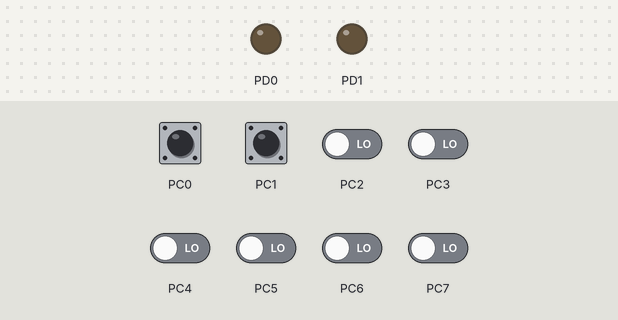
A program run on a simulated ATmega32, built with avr-gcc and emulated at 8 MHz. Parts: output pins drawn as LEDs (lit = HIGH). Inputs (shaded band) come from the test bench; at power-on: PC0, PC1 HIGH, PC2–7 LOW.

Above: at 1.2 s.
1.3 s: PC0 pulled LOW for 0.15 s
At 1.4 s:
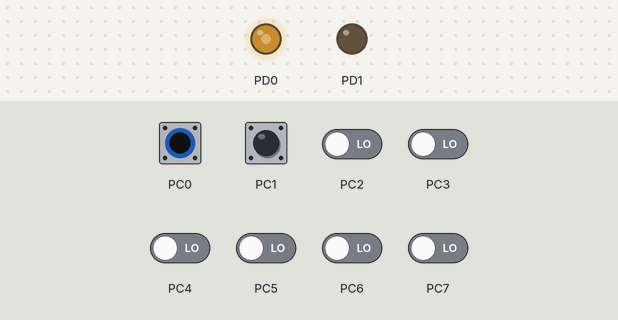
3.0 s: PC1 pulled LOW for 0.15 s
At 3.1 s:
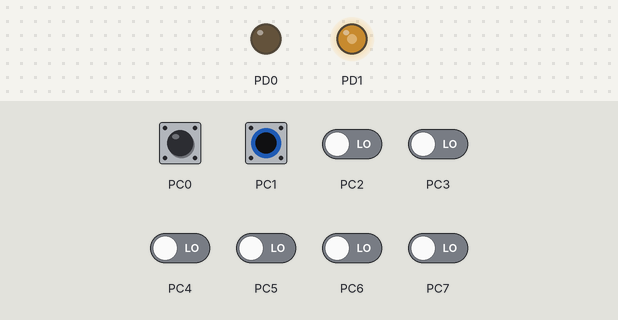
4.7 s: PC0 pulled LOW for 1 s
At 6.9 s:
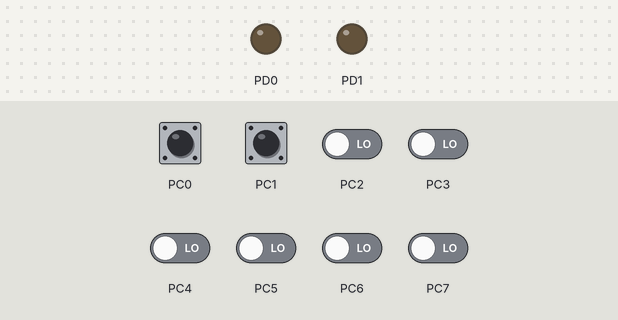
7.2 s: PC0 driven LOW and PC1 driven LOW
At 8.3 s:
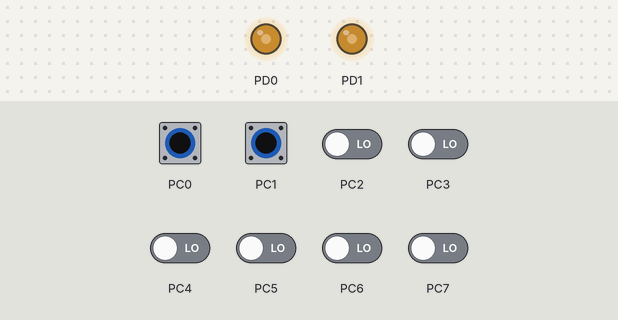
8.7 s: PC0 driven HIGH
At 9.9 s:
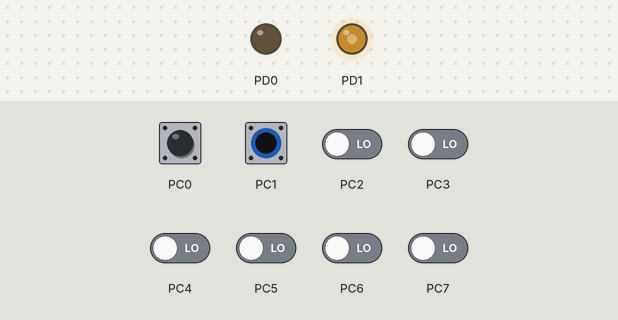
10.2 s: PC0 driven LOW
At 10.6 s:
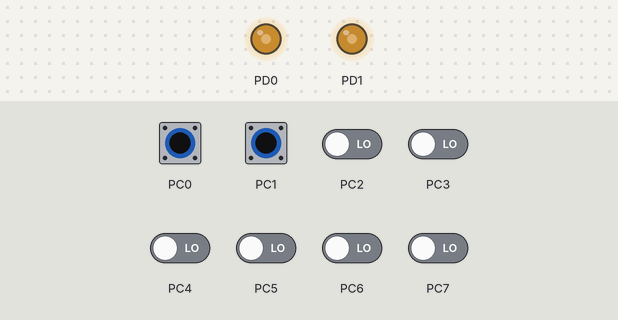
Timing chart, 0 to 12.7 s (numbered marks = the images above; inputs shaded):
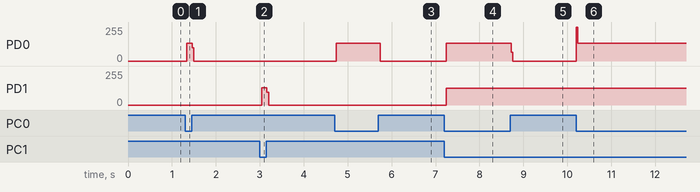

Measured:
- after the input at 1.3 s, PD0: 0/255 → 132/255 at once, → 0/255 0.12 s later
- after the input at 3.0 s, PD1: 0/255 → 130/255 at once, → 0/255 0.12 s later
- after the input at 4.7 s, PD0: 0/255 → 132/255 at once, → 0/255 1.0 s later
- after the input at 7.2 s, PD0: 0/255 → 132/255 at once; PD1: 0/255 → 127/255 at once
- after the input at 8.7 s, PD0: 132/255 → 0/255 at once
- after the input at 10.2 s, PD0: 0/255 → 132/255 at once

The program:

main.c
```c
/*
 * main.c
 *
 *  Created on: Dec 13, 2023
 *      Author: Aml
 */
#include "BIT_MATH.h"
#include "STD_TYPES.h"
#include "DIO_interface.h"
#include "util/delay.h"

#define a 0
#define b 1

int main ()
{


#if a

	AVR_DIO_SetPinDirection(DIO_PORTB,DIO_PIN0,DIO_OUTPUT);   //DDR reg is output
		while (1)
		{
			AVR_DIO_SetPinValue(DIO_PORTB,DIO_PIN0,DIO_HIGH);  		// PORT reg is high
			_delay_ms(100);
			AVR_DIO_SetPinValue(DIO_PORTB,DIO_PIN0,DIO_LOW);  		// PORT reg is low
			_delay_ms(100);

		}

#endif

#if b

		/*for motor*/
	MDIO_vSetPinDirection(PORTD,PIN0,DIO_OUTPUT);
	MDIO_vSetPinDirection(PORTD,PIN1,DIO_OUTPUT);

		/*for switch*/
	MDIO_vSetPinDirection(PORTC,PIN0,DIO_INPUT);
	MDIO_vSetPinDirection(PORTC,PIN1,DIO_INPUT);
		/*for pull-up*/
	MDIO_vSetPinValue(PORTC,PIN0,DIO_HIGH);
	MDIO_vSetPinValue(PORTC,PIN1,DIO_HIGH);

	u8 ClW;
	u8 Anti_Clw;

	while (1)
	{

		ClW =MDIO_GetPinValue(PORTC,PIN0);
		if (0==ClW)
		{
			MDIO_vSetPinValue(PORTD,PIN0,DIO_HIGH);
			MDIO_vSetPinValue(PORTD,PIN1,DIO_LOW);

		}
		else if (1==ClW)
		{
			MDIO_vSetPinValue(PORTD,PIN0,DIO_LOW);
			MDIO_vSetPinValue(PORTD,PIN1,DIO_LOW);
		}
		else {}

		Anti_Clw=MDIO_GetPinValue(PORTC,PIN1);
		if (0==Anti_Clw)
		{
			MDIO_vSetPinValue(PORTD,PIN0,DIO_LOW);
			MDIO_vSetPinValue(PORTD,PIN1,DIO_HIGH);
		}
		else if (1==Anti_Clw)
		{
			MDIO_vSetPinValue(PORTD,PIN0,DIO_LOW);
			MDIO_vSetPinValue(PORTD,PIN1,DIO_LOW);
		}
		else{/*do  nothing */}

	}

#endif


}
```

BIT_MATH.h
```c
/*********************************************
 * Author:          Sondos Ghieth
 * Creation Data:   22 OCT, 2022
 * Version:         v1.0
 * Compiler:        GNU GCC
 ********************************************/

 /* Header Guard File */
 #ifndef BIT_MATH_H
 #define BIT_MATH_H

 /*  function like macro to Manipulate Over specific bit     */
 #define SET_BIT(REG_NAME,BIT_NUM)         (REG_NAME |=(1 << BIT_NUM))
 #define CLR_BIT(REG_NAME,BIT_NUM)         (REG_NAME &=(~(1 << BIT_NUM)))
 #define TOG_BIT(REG_NAME,BIT_NUM)         (REG_NAME ^=(1 << BIT_NUM))
 #define GET_BIT(REG_NAME,BIT_NUM)         ((REG_NAME >> BIT_NUM) & 0x01)


 #endif
```

DIO_interface.h
```c
/*
 * DIO_interface.h
 *
 *  Created on: Dec 9, 2023
 *      Author: Aml
 */

#ifndef DIO_INTERFACE_H_
#define DIO_INTERFACE_H_

#include "DIO_private.h"


#define PORTA 0
#define PORTB 1
#define PORTC 2
#define PORTD 3

#define PIN0 0
#define PIN1 1
#define PIN2 2
#define PIN3 3
#define PIN4 4
#define PIN5 5
#define PIN6 6
#define PIN7 7

#define DIO_OUTPUT 0xff
#define DIO_INPUT 0

#define DIO_HIGH 1
#define DIO_LOW 0


/************************************************************************************************************/
/*	function name:		void MDIO_vSetPortDirection( u8 copy_u8port,u8 copy_u8PortDirection)
 * 	function inputs:	Port number , value to be input  or output
 * 	function outputs:	void
 */
/************************************************************************************************************/
void MDIO_vSetPortDirection( u8 copy_u8port,u8 copy_u8PortDirection);


/************************************************************************************************************/
/*	function name:		void MDIO_vSetPortValue( u8 copy_u8port,u8 copy_u8PortValue)
 * 	function inputs:	Port number , value to be high or low
 * 	function outputs:	void
 */
/************************************************************************************************************/
void MDIO_vSetPortValue( u8 copy_u8port,u8 copy_u8PortValue);


/************************************************************************************************************/
/*	function name:		u8 MDIO_GetPortValue( u8 copy_u8port)
 * 	function inputs:	Port number
 * 	function outputs:	value is is high or low
 */
/************************************************************************************************************/
u8 MDIO_GetPortValue( u8 copy_u8port);


/************************************************************************************************************/
/*	function name:		void MDIO_vSetPinDirection( u8 copy_u8port,u8 copy_u8pin, u8 copy_u8PinDirection)
 * 	function inputs:	Port number , pin number ,value to be input  or output
 * 	function outputs:	void
 */
/************************************************************************************************************/
void MDIO_vSetPinDirection( u8 copy_u8port,u8 copy_u8pin, u8 copy_u8PinDirection);


/************************************************************************************************************/
/*	function name:		void MDIO_vSetPinValue( u8 copy_u8port,u8 copy_u8pin, u8 copy_u8PinDirection)
 * 	function inputs:	Port number , pin number, value to be high or low
 * 	function outputs:	void
 */
/************************************************************************************************************/
void MDIO_vSetPinValue( u8 copy_u8port,u8 copy_u8pin, u8 copy_u8PinValue);


/************************************************************************************************************/
/*	function name:		void MDIO_GetPinValue( u8 copy_u8port,u8 copy_u8pin)
 * 	function inputs:	Port number, Pin number
 * 	function outputs:	value is is high or low
 */
/************************************************************************************************************/
u8 MDIO_GetPinValue( u8 copy_u8port,u8 copy_u8pin);


#endif /* DIO_INTERFACE_H_ */
```

DIO_private.h
```c
/*
 * DIO_private.h
 *
 *  Created on: Dec 9, 2023
 *      Author: Aml
 */

#ifndef DIO_PRIVATE_H_
#define DIO_PRIVATE_H_


/*
 * define the DDR register for all ports
 * it's not important to write volatile
 */
#define DDRA_reg 	*(  (volatile u8*)  (0x3A) )
#define DDRB_reg 	*(  (volatile u8*)  (0x37) )
#define DDRC_reg 	*(  (volatile u8*)  (0x34) )
#define DDRD_reg 	*(  (volatile u8*)  (0x31) )


/*
 * define the PORT register for all ports
 */
#define PORTA_reg 	*(  (volatile u8*)  (0x3B) )
#define PORTB_reg 	*(  (volatile u8*)  (0x38) )
#define PORTC_reg 	*(  (volatile u8*)  (0x35) )
#define PORTD_reg 	*(  (volatile u8*)  (0x32) )

/*
 * define the PIN register for all ports
 * volatile required in pin as the value changed by the hardware
 */
#define PINA_reg 	*(  (volatile u8*)  (0x39) )
#define PINB_reg 	*(  (volatile u8*)  (0x36) )
#define PINC_reg 	*(  (volatile u8*)  (0x33) )
#define PIND_reg 	*(  (volatile u8*)  (0x30) )

#endif /* DIO_PRIVATE_H_ */
```

DIO_program.c
```c
/*
 * DIO_program.c
 *
 *  Created on: Dec 9, 2023
 *      Author: Aml
 */

#include "STD_TYPES.h"
#include "BIT_MATH.h"

//include lower layer if in hal then include mcal

//include from same layer


#include "DIO_interface.h"


/************************************************************************************************************/
/*	function name:		MDIO_vSetPortDirection( u8 copy_u8port,u8 copy_u8PortDirection)
 * 	function inputs:	Port number , value to be input  or output
 * 	function outputs:	void
 */
/************************************************************************************************************/
void MDIO_vSetPortDirection( u8 copy_u8port,u8 copy_u8PortDirection){
	if ((copy_u8port >= PORTA) && (copy_u8port <= PORTD))
		{
	switch (copy_u8port)
	{
	case PORTA:	DDRA_reg=copy_u8PortDirection;	break;
	case PORTB:	DDRB_reg=copy_u8PortDirection;	break;
	case PORTC:	DDRC_reg=copy_u8PortDirection;	break;
	case PORTD:	DDRD_reg=copy_u8PortDirection;	break;
	}
}
}


/************************************************************************************************************/
/*	function name:		void MDIO_vSetPortValue( u8 copy_u8port,u8 copy_u8PortValue)
 * 	function inputs:	Port number , value to be high or low
 * 	function outputs:	void
 */
/************************************************************************************************************/
void MDIO_vSetPortValue( u8 copy_u8port,u8 copy_u8PortValue){
	if ((copy_u8port >= PORTA) && (copy_u8port <= PORTD))
			{
	switch (copy_u8port) {
	case PORTA:	PORTA_reg = copy_u8PortValue;	break;
	case PORTB:	PORTB_reg = copy_u8PortValue;	break;
	case PORTC:	PORTC_reg = copy_u8PortValue;	break;
	case PORTD:	PORTD_reg = copy_u8PortValue;	break;
	}
}
}


/************************************************************************************************************/
/*	function name:		u8 MDIO_GetPortValue( u8 copy_u8port)
 * 	function inputs:	Port number
 * 	function outputs:	value is is high or low
 */
/************************************************************************************************************/
u8 MDIO_GetPortValue( u8 copy_u8port){
	u8 value;

	if ((copy_u8port >= PORTA) && (copy_u8port <= PORTD))
			{
	switch (copy_u8port) {
	case PORTA:	value = PINA_reg;	break;
	case PORTB:	value=PINB_reg;		break;
	case PORTC:	value=PINC_reg;		break;
	case PORTD:	value=PIND_reg;		break;
	}
			}
	return value;

}


/************************************************************************************************************/
/*	function name:		void MDIO_vSetPinDirection( u8 copy_u8port,u8 copy_u8pin, u8 copy_u8PinDirection)
 * 	function inputs:	Port number , pin number ,value to be input  or output
 * 	function outputs:	void
 */
/************************************************************************************************************/
void MDIO_vSetPinDirection( u8 copy_u8port,u8 copy_u8pin, u8 copy_u8PinDirection){
	if ((copy_u8port >= PORTA) && (copy_u8port <= PORTD) && (copy_u8pin >= PIN0)&& (copy_u8pin <= PIN7)) {
	if (copy_u8PinDirection == DIO_OUTPUT) {
		switch (copy_u8port) {
		case PORTA:	SET_BIT(DDRA_reg, copy_u8pin);	break;
		case PORTB:	SET_BIT(DDRB_reg, copy_u8pin);	break;
		case PORTC:	SET_BIT(DDRC_reg, copy_u8pin);	break;
		case PORTD:	SET_BIT(DDRD_reg, copy_u8pin);	break;
		}
	}
	else if (copy_u8PinDirection == DIO_INPUT) {
		switch (copy_u8port) {
		case PORTA:	CLR_BIT(DDRA_reg, copy_u8pin);	break;
		case PORTB:	CLR_BIT(DDRB_reg, copy_u8pin);	break;
		case PORTC:	CLR_BIT(DDRC_reg, copy_u8pin);	break;
		case PORTD:	CLR_BIT(DDRD_reg, copy_u8pin);	break;
		}
	}
}
}


/************************************************************************************************************/
/*	function name:		void SET_PIN_VALUE( u8 PORT_ID,u8 PIN_ID,u8 PORT_value
 * 	function inputs:	Port number , pin number, value to be high or low
 * 	function outputs:	void
 */
/************************************************************************************************************/
void MDIO_vSetPinValue( u8 copy_u8port,u8 copy_u8pin, u8 copy_u8PinValue)
{
	if ((copy_u8port >= PORTA) && (copy_u8port <= PORTD) && (copy_u8pin >= PIN0)&& (copy_u8pin <= PIN7)) {

	if (copy_u8PinValue == DIO_HIGH) {
		switch (copy_u8port) {
		case PORTA:	SET_BIT(PORTA_reg, copy_u8pin);		break;
		case PORTB:	SET_BIT(PORTB_reg, copy_u8pin);		break;
		case PORTC:	SET_BIT(PORTC_reg, copy_u8pin);		break;
		case PORTD:	SET_BIT(PORTD_reg, copy_u8pin);		break;
		}
	}
	else if (copy_u8PinValue == DIO_LOW) {
		switch (copy_u8port) {
		case PORTA:	CLR_BIT(PORTA_reg, copy_u8pin);		break;
		case PORTB:	CLR_BIT(PORTB_reg, copy_u8pin);		break;
		case PORTC:	CLR_BIT(PORTC_reg, copy_u8pin);		break;
		case PORTD:	CLR_BIT(PORTD_reg, copy_u8pin);		break;
		}
	}
}
}


/************************************************************************************************************/
/*	function name:		void GET_PIN_VALUE( u8 PORT,u8 PIN_ID)
 * 	function inputs:	Port number, Pin number
 * 	function outputs:	value is is high or low
 */
/************************************************************************************************************/
u8 MDIO_GetPinValue( u8 copy_u8port,u8 copy_u8pin){
	u8 value;
	if ((copy_u8port >= PORTA) && (copy_u8port <= PORTD) && (copy_u8pin >= PIN0)&& (copy_u8pin <= PIN7)) {

	switch (copy_u8port) {
	case PORTA:	value = GET_BIT(PINA_reg,copy_u8pin);	break;
	case PORTB:	value = GET_BIT(PINB_reg,copy_u8pin);	break;
	case PORTC:	value = GET_BIT(PINC_reg,copy_u8pin);	break;
	case PORTD:	value = GET_BIT(PIND_reg,copy_u8pin);	break;
	}
	}
	return value;

}
```

STD_TYPES.h
```c
/*********************************************
 * Author:          Sondos Ghieth
 * Creation Data:   22 OCT, 2022
 * Version:         v1.0
 * Compiler:        GNU GCC
 ********************************************/

 /* Header Guard File */
 #ifndef STD_TYPES_H
 #define STD_TYPES_H


 typedef  unsigned char          u8  ;
 typedef  signed char            s8  ;

 typedef  unsigned short int     u16 ;
 typedef  signed short int       s16 ;
 typedef  unsigned long int      u32 ;
 typedef  signed long int        s32 ;

 typedef  float            f32 ;

 typedef  double           f64;
 typedef  long double            f128;

 #define TRUE                     1
 #define FALSE                    0

 #define  NULL                    (void *)0   /* NULL --> void pointer point to zero */

 #endif
```
